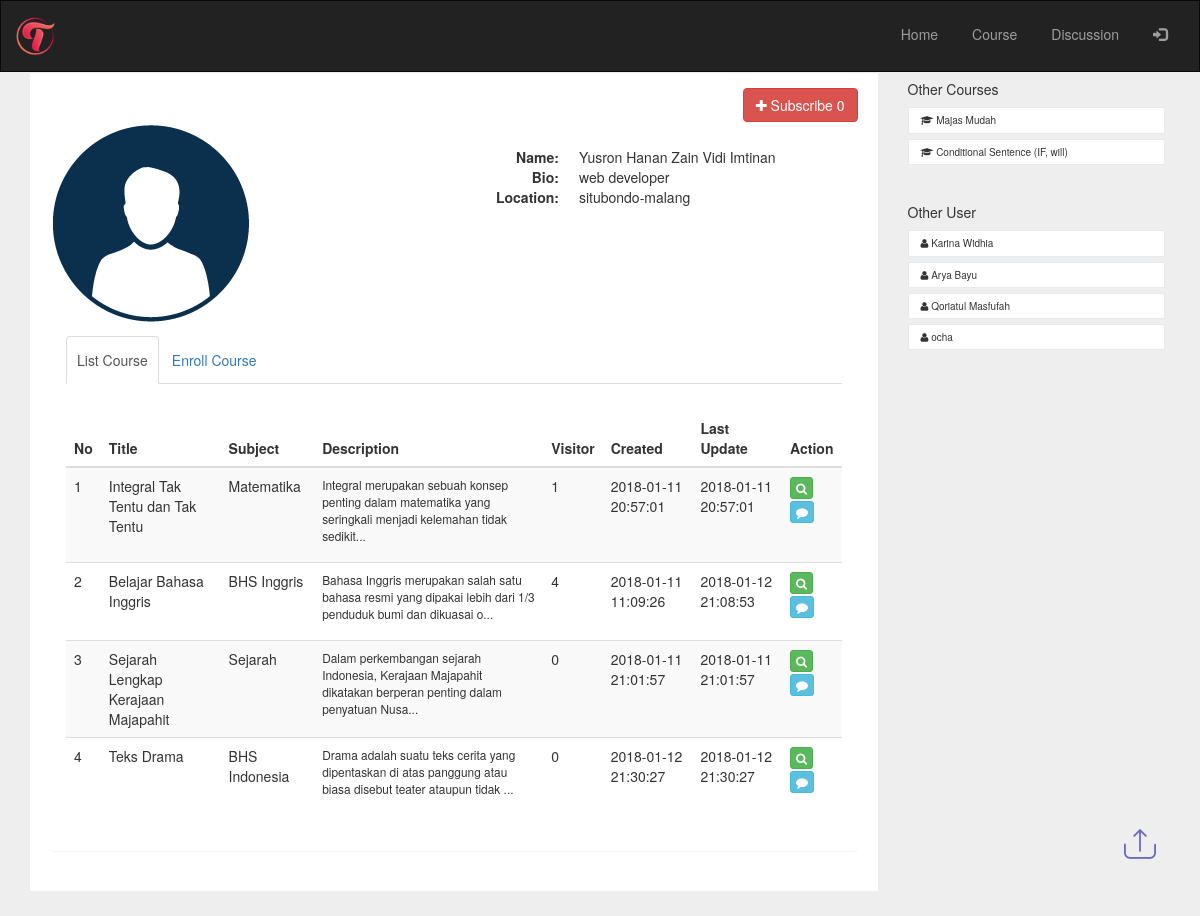
Page /yusron on the earlier database version.
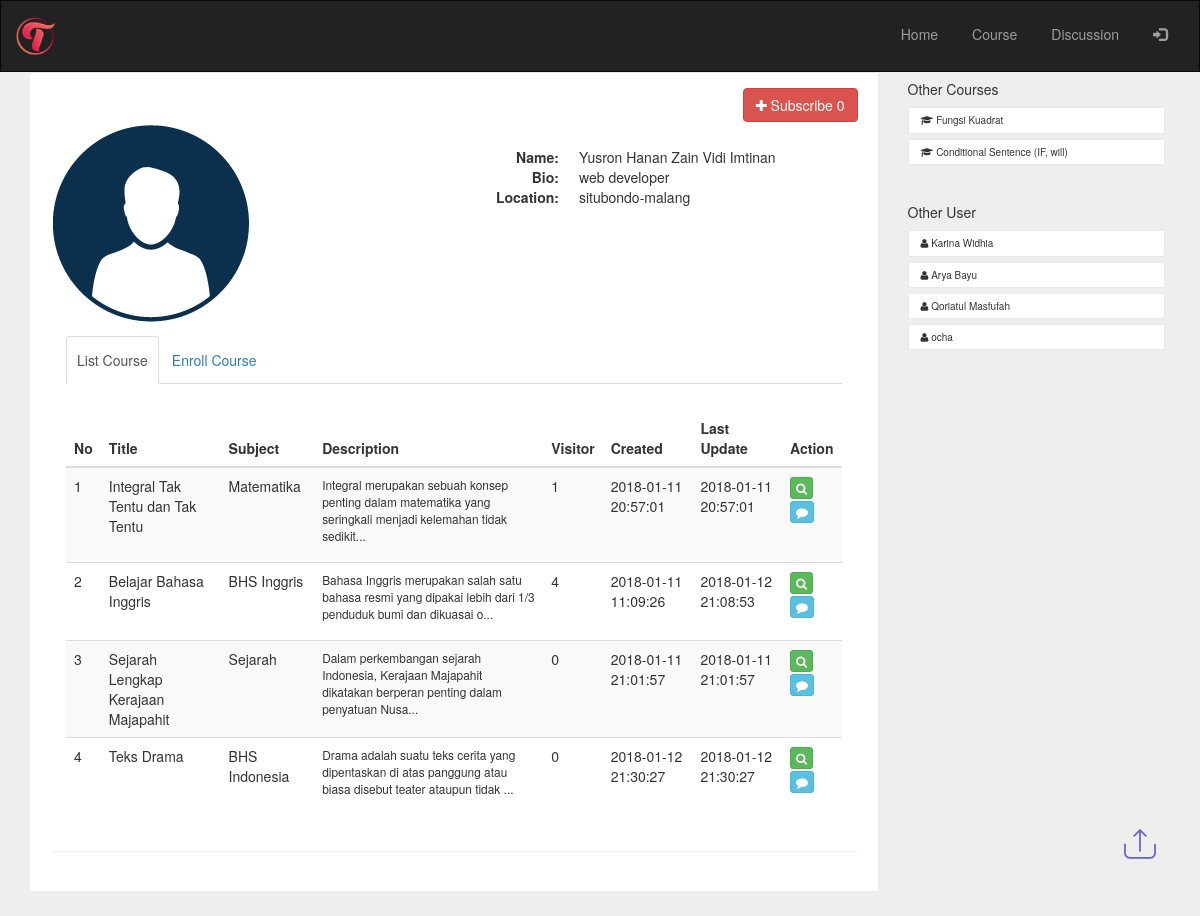
Same page on the later database version.
### tables this page shows
CREATE TABLE `course_title` (
  `id_title` int(5) NOT NULL,
  `id_user` int(5) NOT NULL,
  `title` varchar(200) NOT NULL,
  `subject` varchar(25) NOT NULL,
  `description` text NOT NULL,
  `thumbnail` text NOT NULL,
  `created_at` datetime NOT NULL,
  `last_update` datetime NOT NULL,
  `status` int(1) NOT NULL DEFAULT '0',
  `pick` int(1) NOT NULL DEFAULT '0',
  `visitor` int(5) NOT NULL,
  `random_code` varchar(11) NOT NULL
);

CREATE TABLE `enroll_course` (
  `id_enroll` int(5) NOT NULL,
  `id_title` int(5) NOT NULL,
  `id_user` int(5) NOT NULL,
  `created_at` datetime NOT NULL
);

CREATE TABLE `user` (
  `id_user` int(5) NOT NULL,
  `email` varchar(200) NOT NULL,
  `username` varchar(40) NOT NULL,
  `password` text NOT NULL,
  `name` text NOT NULL,
  `city` varchar(100) NOT NULL,
  `bio` text NOT NULL,
  `photo` varchar(200) NOT NULL DEFAULT 'profile.png',
  `role` int(1) NOT NULL,
  `status` int(1) NOT NULL DEFAULT '0',
  `created_at` datetime NOT NULL,
  `last_update` datetime NOT NULL
);

### application/controllers/myaccount.php (called while the page is built, shortened)
<?php
class Myaccount extends CI_Controller {
	public function __construct()
	{
		$this->load->model('course_model');
		$this->load->model('auth_model');
		$this->load->model('home_model');
	}
		public function user_profile($usrnm){
		$username = $usrnm;
		$user_id = $this->auth_model->GetUser(['username' => $username])->row('id_user');
		$enrolled = $this->home_model->GetEnrolled($user_id);
		if (empty($user_id)) {
			redirect('eror404');
		}
		else{
		$other_user = $this->home_model->GetOtherUser($user_id);
		$other_courses = $this->home_model->GetOtherCourses($user_id);
		$list_courses = '';
		$title = $this->input->get('title');
		$subject = $this->input->get('subject');
		if (empty($title) && empty($subject)) {
		$list_courses = $this->course_model->GLCUserAccount('',$user_id);
		}
		$username = array();
		$like_amount = array();
		$comment_amount = array();
		$liked = array();
		$subscribed = array();
		$subs_amount = array();
		foreach ($list_courses as $courses) {
			$username[$courses->id_user] = $this->auth_model->GetUser(['id_user' => $courses->id_user])->row('username');
			$like_amount[$courses->id_title] = $this->home_model->GetSelectData('COUNT(id_likecourse) as like_amount',['id_title' => $courses->id_title],'like_course')->row('like_amount');
			$comment_amount[$courses->id_title] = $this->home_model->GetSelectData('COUNT(id_comment) as comment_amount',['id_title' => $courses->id_title],'comment')->row('comment_amount');
		}
		if (!empty($title) || !empty($subject)) {
				$data = [
				'list_subject'	=> $this->course_model->GetSubject(),
				'like_amount'	=> $like_amount,
				'comment_amount'=> $comment_amount,
				'liked'			=> $liked,
				'username' 		=> $username,
				'list_courses' 	=> $list_courses,
				'title'		 	=> $title,
				'subject'		=> $subject,
				'user_info'		=> $this->auth_model->GetUser(['id_user' => $user_id])->row(),
				'subscribed'	=> $subscribed,
				'subs_amount'	=> $subs_amount,
				'username_id'	=> $usrnm,
				'enroll'		=> $enrolled,
				'other_courses' => $other_courses,
				'other_user'    => $other_user,
				'main_view'		=> 'acc_view',
					];
		}
		else{
				$data = [
				'list_subject'	=> $this->course_model->GetSubject(),
				'like_amount'	=> $like_amount,
				'comment_amount'=> $comment_amount,
				'liked'			=> $liked,
				'username' 		=> $username,
				'list_courses' 	=> $list_courses,
				'user_info'		=> $this->auth_model->GetUser(['id_user' => $user_id])->row(),
				'subscribed'	=> $subscribed,
				'subs_amount'	=> $subs_amount,
				'username_id'	=> $usrnm,
				'enroll'		=> $enrolled,
				'other_courses' => $other_courses,
				'other_user'    => $other_user,
				'main_view'		=> 'acc_view',
					];
		}
		$this->load->view('templet', $data);
	}
}
	}

### index.php (called while the page is built, shortened)
<?php
require_once BASEPATH.'core/CodeIgniter.php';

### application/models/course_model.php (called while the page is built, shortened)
<?php
class Course_model extends CI_Model {
    public function GLCUserAccount($keyword,$id_user){
        $user_in = $this->session->userdata('logged_id');
        if ($id_user == $user_in) {
        if (empty($keyword)) {
        return $this->db
            ->where('id_user', $id_user)
            ->where('status !=', '2')
            ->limit(15,0)
            ->get('course_title')
            ->result();
        }
        else{
        return $this->db
            ->where($keyword)
            ->where('id_user', $id_user)
            ->where('status !=', '2')
            ->limit(15,0)
            ->get('course_title')
            ->result();
        }
        }
        else{
        if (empty($keyword)) {
        return $this->db
            ->where('id_user', $id_user)
            ->where('status', '1')
            ->limit(15,0)
            ->get('course_title')
            ->result();
        }
        }
    }
}

### application/models/home_model.php (called while the page is built, shortened)
<?php
class Home_model extends CI_Model {
  public function GetOtherCourses($id_user){
    return $this->db->limit(6,0)
            ->where(['course_title.status'=>'1','course_title.id_user !='=> $id_user])
            ->where('course_title.id_user !=', $this->session->userdata('logged_id'))
            ->where('enroll_course.id_user !=', $id_user)
            ->join('enroll_course', 'enroll_course.id_title = course_title.id_title')
            ->group_by('course_title.id_title')
            ->get('course_title')
            ->result();
  }
  public function GetOtherUser($id_user){
    return $this->db->limit(6,0)
            ->where(['status'=>'0','id_user !='=> $id_user,])
            ->where('id_user !=', $this->session->userdata('logged_id'))
            ->get('user')
            ->result();
  }
}

### application/views/acc_view.php (the view, shortened to what the changed rows need)
<div class="container">
<div class="row">
        <div class="col-md-9">
            <div class="wrapper wrapper-content animated fadeInUp">
                <div class="ibox">
                    <div class="ibox-content">
                        <div class="row m-t-sm">
                            <div class="col-lg-12">
                            <div class="panel blank-panel">
                            <div class="panel-body">
                            <div class="tab-content">
                            <div class="tab-pane active" id="tab-1">
                             <table class="table table-striped">
                                    <?php if (!empty($list_courses)) { ?>
                                    <thead>
                                    <tr>
                                        <th>No</th>
                                        <th>Title</th>
                                        <th>Subject</th>
                                        <th>Description</th>
                                        <th>Visitor</th>
                                        <th>Created</th>
                                        <th>Last Update</th>
                                        <th>Action</th>
                                    </tr>
                                    </thead>
                                    <tbody>
                                        <?php
                                        $i=1;
                                        foreach ($list_courses as $courses) {  ?>
                                    <tr>
                                        <td><?php echo $i++ ?></td>
                                        <td><?php echo $courses->title ?></td>
                                        <td><?php echo $courses->subject ?></td>
                                        <td>
                                        <p class="small">
                                            <?php echo substr($courses->description, 0,105) ?>...
                                        </p>
                                        </td>
                                        <td><?php echo $courses->visitor ?></td>
                                        <td><?php echo $courses->created_at ?></td>
                                        <td><?php echo $courses->last_update ?></td>
                                        <td><a href="#" data-toggle="modal" data-target="#lesson" id="<?php echo $courses->random_code ?>" class="btn btn-xs btn-success lesson_view" title="enroll course"><i class="fa fa-search"></i></a><br><a href="<?php echo base_url().'discuss/'.$courses->random_code ?>" class="btn btn-xs btn-info" title="discussion course"><i class="fa fa-comment"></i></a><br>
                                        </td>
                                    </tr>
                                    <?php } }
                                    else {
                                      echo '<img src="'.base_url().'assets/images/Asset 44.png" alt="" width="200px" style="display: block;margin: 0 auto;"/>';
                                    } ?>
                                    </tbody>
                                </table>
                            </div>
                            </div>
                            </div>
                            </div>
                            </div>
                        </div>
                    </div>
                </div>
            </div>
        </div>
        <div class="col-md-3">
            <div class="wrapper wrapper-content project-manager">
                <ul class="tag-list" style="padding: 0">
                    <?php foreach ($other_courses as $oc) { ?>
                    <li><a href="#" data-toggle="modal" data-target="#lesson" id="<?php echo $oc->random_code ?>" class="lesson_view" title="enroll course"><i class="fa fa-graduation-cap"></i> <?php echo $oc->title ?></a></li>
                 <?php } ?>
                </ul>
                <br>
                <ul class="tag-list" style="padding: 0">
                    <?php foreach ($other_user as $ou) { ?>
                    <li><a href="<?php echo base_url().$ou->username; ?>"><i class="fa fa-user"></i> <?php echo $ou->name ?></a></li>
                 <?php } ?>
                </ul>
            </div>
        </div>
    </div>
</div>

Differences in the rows shown:
no longer on this page (row edited): enroll_course: id_title.title "Majas Mudah"
added enroll_course: id_title.title "Fungsi Kuadrat"
